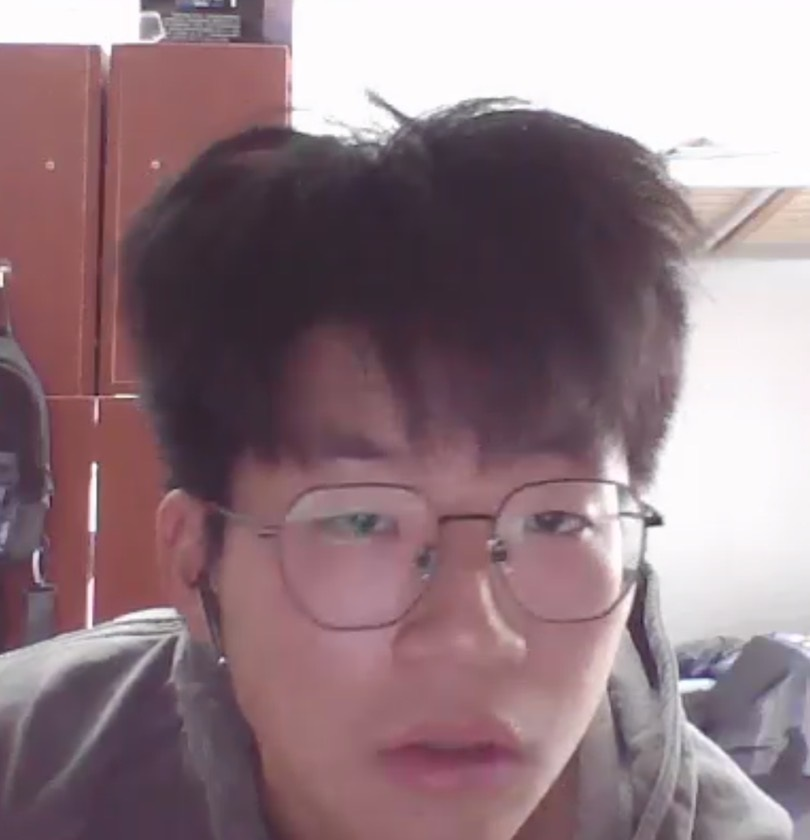
//> input picture code/opencv/_1/build/1.jpg, 810 x 840 px
$ ./mark_3   (built with g++ and OpenCV 4)
//> lines starting //> are read from the running program, lines starting //| are printed output that depends on the picture; after the words box and inside, x2 and y2 are one past the last pixel; in counts of white or black regions, pixels touching at a corner belong together
#include<iostream>//调用头文件；命名空间
#include<opencv2/opencv.hpp>
#include<vector>
using namespace std;
using namespace cv;

int main()//主函数
{
	Mat src=imread("1.jpg");//读取图片
//> src is the input picture: 840 rows x 810 cols, CV_8UC3; mean B, G, R 129.1, 122, 145.1
	imshow("src",src);//显示原图


	Mat dst=src.clone();//复制原图

	//闭运算
	dilate(dst,dst,getStructuringElement(MORPH_ELLIPSE,Size(15,15)));//使用尺寸为（15，15）的椭圆核进行膨胀
	erode(dst,dst,getStructuringElement(MORPH_ELLIPSE,Size(9,9)));//使用尺寸为（9，9）的椭圆核进行腐蚀

	threshold(dst,dst,99.5,255,THRESH_BINARY_INV);//二值化：大于97设0，反之255

//	imshow("ssrc",src);
	//开运算
	erode(dst,dst,getStructuringElement(MORPH_ELLIPSE,Size(17,17)));//使用尺寸为（17，17）的椭圆核进行腐蚀
	dilate(dst,dst,getStructuringElement(MORPH_ELLIPSE,Size(21,21)));//使用尺寸为（21，21）的椭圆核进行膨胀
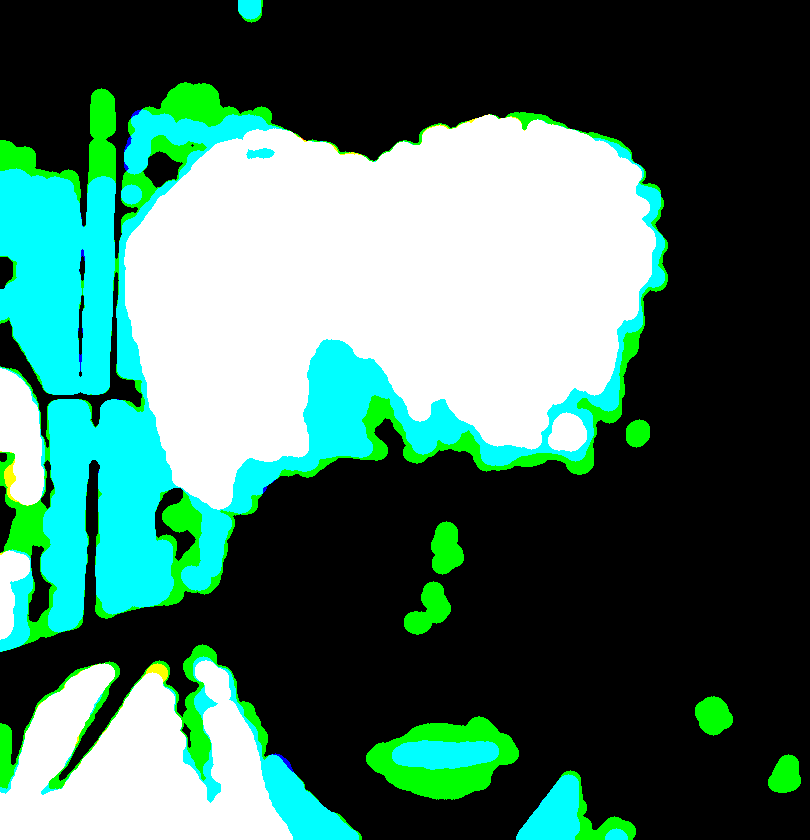
//> dst: 840 rows x 810 cols, CV_8UC3; mean B, G, R 99, 113.3, 67.8

	vector<Mat> channels;//创建一个vector变量存储各通道值
	split(dst,channels);//分离通道
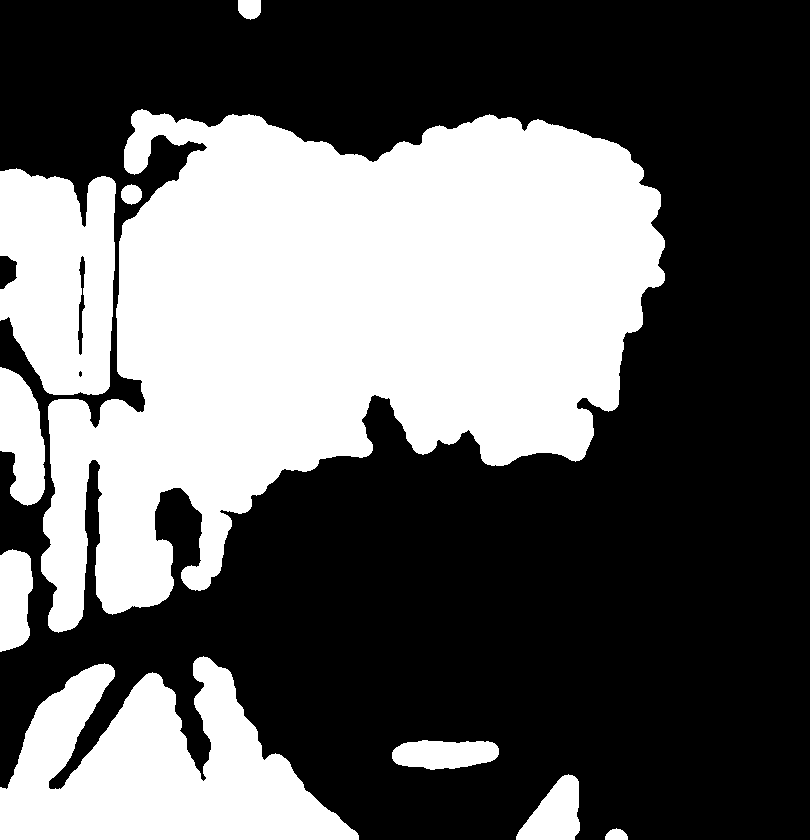
//> channels[0]: 840 rows x 810 cols, CV_8UC1; 38.8% white; 10 white regions, largest, box (x1, y1, x2, y2) and area: (41, 109, 665, 633) 189745, (0, 656, 359, 840) 39431, (0, 168, 116, 395) 21403
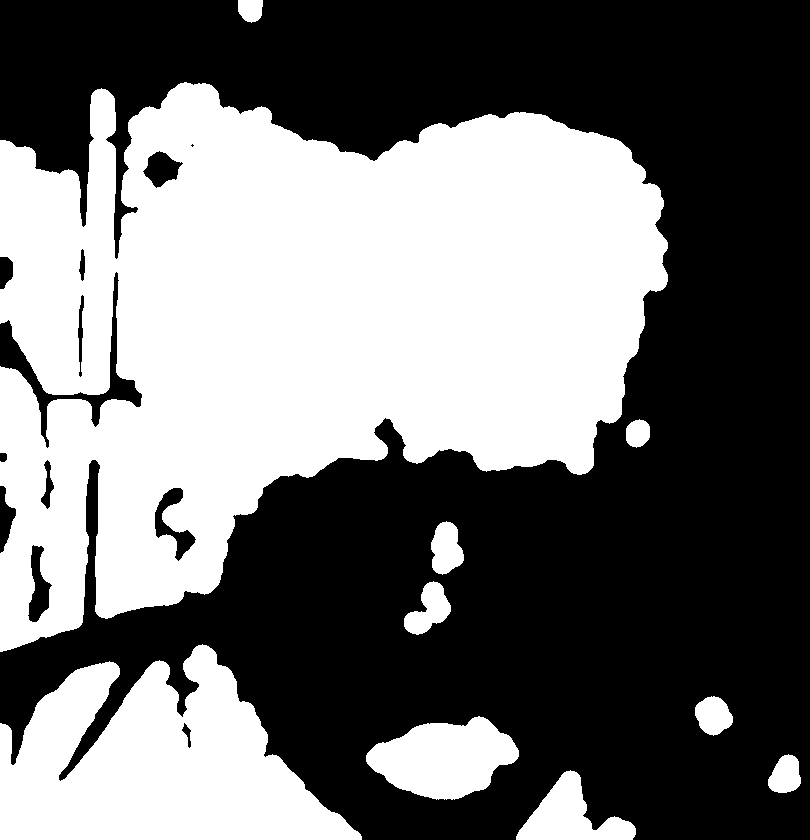
//> channels[1]: 840 rows x 810 cols, CV_8UC1; 44.4% white; 10 white regions, largest, box (x1, y1, x2, y2) and area: (0, 82, 668, 652) 240115, (0, 644, 362, 840) 44128, (366, 716, 519, 800) 8402
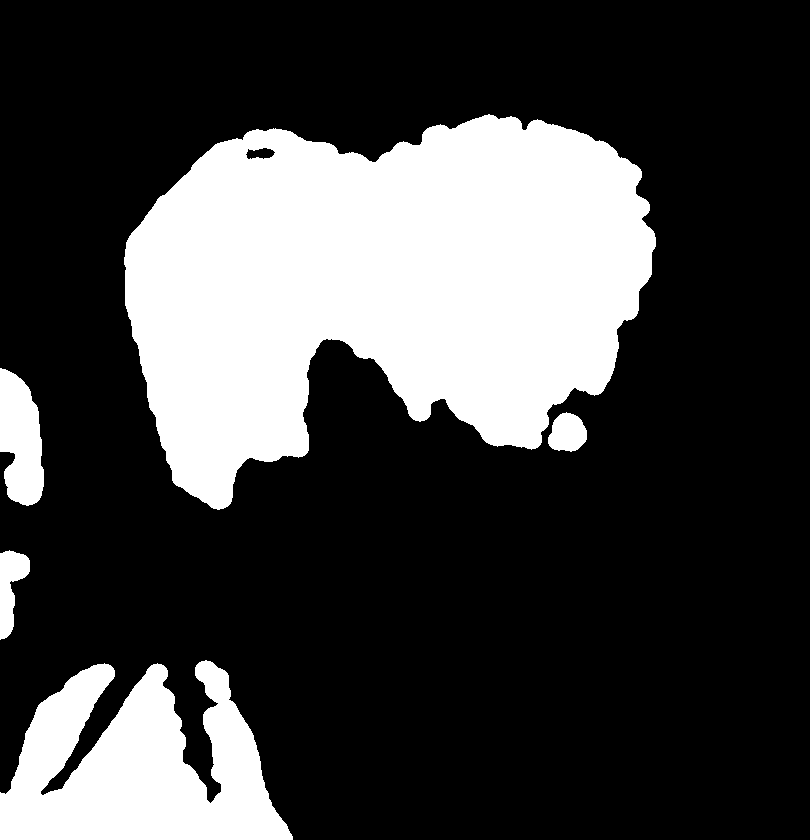
//> channels[2]: 840 rows x 810 cols, CV_8UC1; 26.6% white; 5 white regions, box (x1, y1, x2, y2) and area: (124, 114, 656, 510) 139833, (0, 660, 293, 840) 33956, (0, 368, 44, 506) 4538, (0, 550, 30, 640) 1534, (548, 412, 587, 452) 1158
	dst=channels.at(0);//取一个通道
	Mat labels,stats,centroids;
	int count=connectedComponentsWithStats(dst,labels,stats,centroids);//进行连通域计算
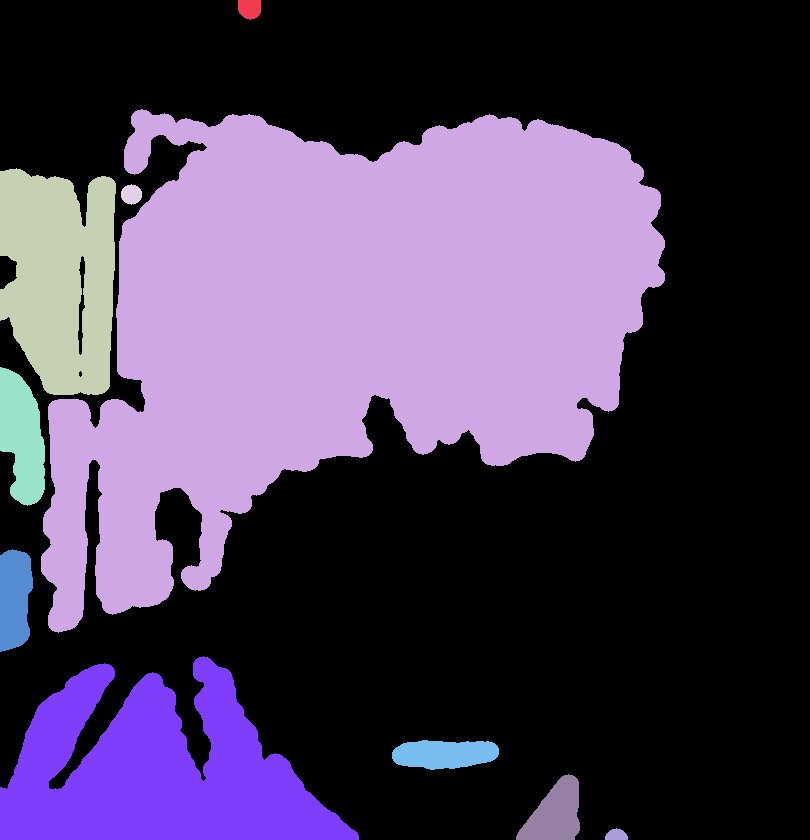
//> labels: 840 rows x 810 cols, CV_32SC1; 11 distinct labels, from 0 to 10; one colour per label, 0 black
//> stats = [[0, 0, 810, 840, 416365], [238, 0, 23, 20, 391], [41, 109, 624, 524, 189745], [0, 168, 116, 227, 21403], [121, 184, 21, 21, 333], [0, 367, 45, 139, 4504], [0, 549, 33, 103, 2842], [0, 656, 359, 184, 39431], [392, 740, 107, 30, 2525], [516, 774, 64, 66, 2653], [605, 828, 23, 12, 208]]; centroids = [[479.4, 432.2], [249.3, 8.17], [343.6, 322.2], [59.33, 277.3], [131, 194], [21.69, 436.8], [14.13, 598.1], [156.5, 771.5], [444.2, 753.7], [554.9, 813.5], [616, 834.7]]; count = 11

//	imshow("sssrc",src);
	//去除过小区域，初始化颜色表
	Mat img_color;
	vector<Vec3b> colors(count);
	colors[0]=Vec3b(0,0,0);
	for(int i=1;i<count;i++)
	{
		colors[i]=Vec3b(255,255,255);
		//面积阈值筛选
		if((stats.at<int>(i,CC_STAT_AREA))>80*80)
			colors[i]=Vec3b(0,0,0);
	}
//> this loop made 10 passes
	//按照label值，对不同连通域进行着色
	img_color=Mat::zeros(dst.size(),CV_8UC3);
	for(int y=0;y<img_color.rows;y++)
		for(int x=0;x<img_color.cols;x++)
		{
			int label=labels.at<int>(y,x);
			CV_Assert(0<=label&&label<=count);
			img_color.at<Vec3b>(y,x)=colors[label];
		}
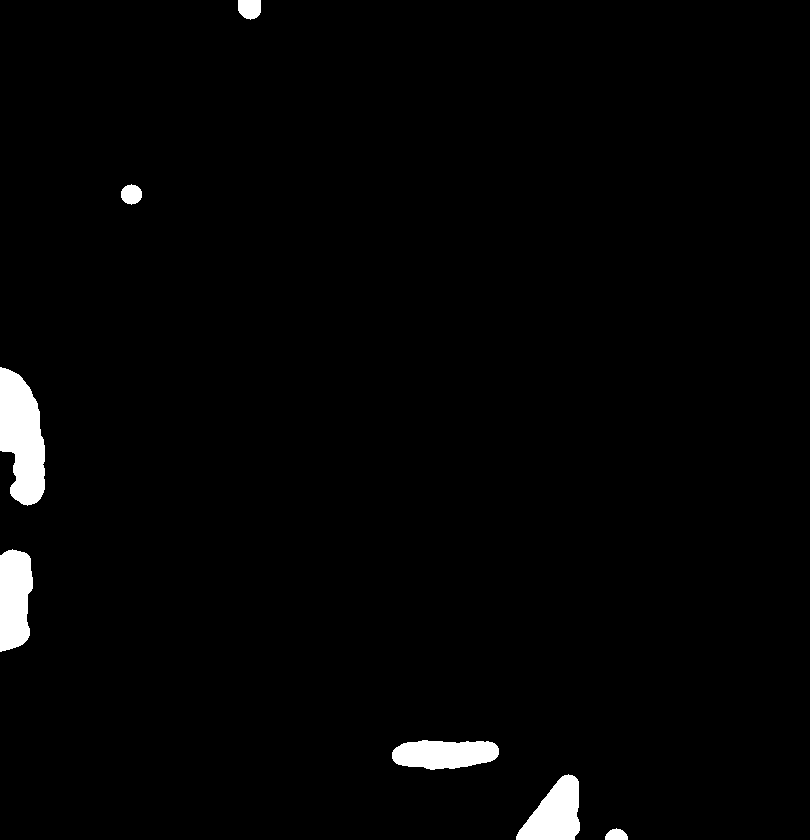
//> img_color: 840 rows x 810 cols, CV_8UC3; 2% white; 7 white regions, largest, box (x1, y1, x2, y2) and area: (0, 367, 45, 506) 4504, (0, 549, 33, 652) 2842, (516, 774, 580, 840) 2653
	//统计降噪后的连通区域
	cvtColor(img_color,dst,COLOR_BGR2GRAY);
//> dst: 840 rows x 810 cols, CV_8UC1; 2% white; 7 white regions
	vector<vector<Point>> contours;//创建vector变量存储连通域
	findContours(dst,contours,RETR_LIST,CHAIN_APPROX_SIMPLE);//找到各连通域并存入vector变量contours中
//> contours = 7 contours; box (x1, y1, x2, y2) and area: (0, 367, 45, 506) 4348, (0, 549, 33, 652) 2724, (516, 774, 580, 840) 2554, (392, 740, 499, 770) 2410, (238, 0, 261, 20) 356, (121, 184, 142, 205) 304, (605, 828, 628, 840) 181
	drawContours(src,contours,-1,Scalar(0,255,255),-1,8);//作出连通域
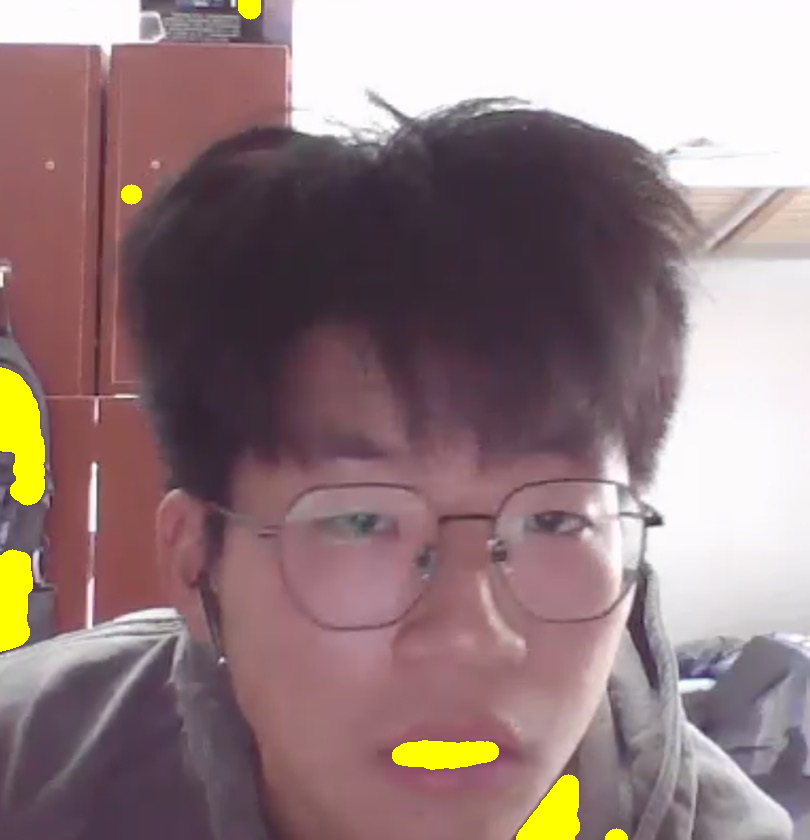
//> src: 840 rows x 810 cols, CV_8UC3; 1.98% of pixels changed, all inside (x1, y1, x2, y2) = (0, 0, 628, 840)


	imshow("dst",src);//显示效果图
	waitKey(0);//按任意键退出
}
